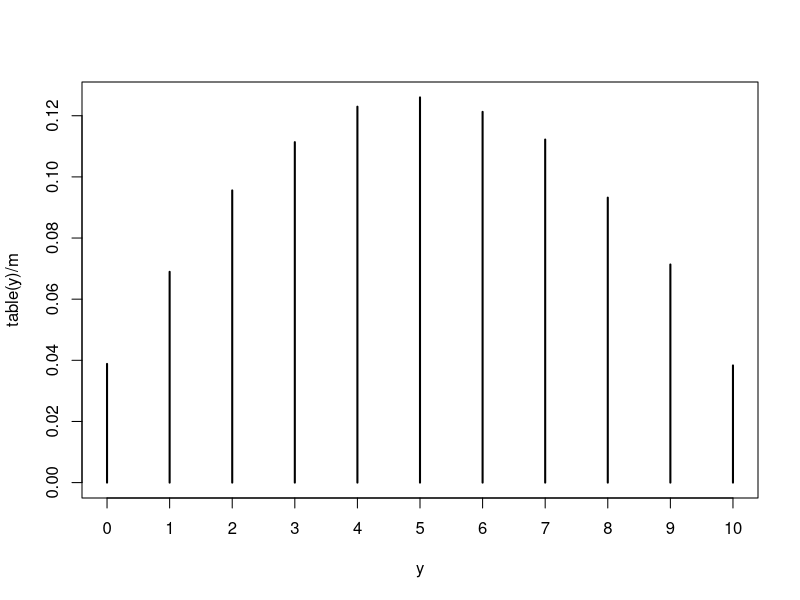

This chart was generated by the following R code:
rm(list=ls())
set.seed(32)
m = 10000
a = 2
b = 1/3
theta = rgamma(n = m, shape = a, rate = b)
se_theta = sd(theta)/sqrt(m)
se_theta
2*se_theta
mean(theta) - 2*se_theta
mean(theta) + 2*se_theta

ind = theta < 5
mean(ind)
pgamma(5,a,b)
se_ind = sd(ind)/sqrt(m)
se_ind
2*se_ind
mean(ind) - 2*se_ind
mean(ind) + 2*se_ind

############################
# 1. Simulate phi_i from Beta(2,2)
# 2. Simulate y_i from Binom(10, phi_i)
m = 1e5

y = numeric(m)
head(y)
phi = numeric(m)
?numeric

for (i in 1:m){
  phi[i] = rbeta(1, shape1 = 2, shape2 = 2)
  y[i] = rbinom(1, size = 10, prob=phi[i])
}

# R tends to be very slow with loops.
# One way to speed it up : Vectorized code.

phi = rbeta(m, shape1 = 2, shape2 = 2)
y = rbinom(m, size = 10, prob = phi)

# If we're only interested in the marginal distribution of y,we can ignore the phi_s,
# and treat the draws of y as a sample of its marginal distribution.
# That marginal distribution of y will not be a binomial distribution, but a Beta-Binomial Distribution.
# Conditional on phi, y follows a Binomial distribution.
# But unconditionally, marginal distribution of y is not Binomial.

table(y)
table(y)/m
# Monte Carlo Approximation of the distribution of y(beta binomial)
plot(table(y)/m)
# Marginal Expected Value of y(Ignore phi variables)
mean(y)
